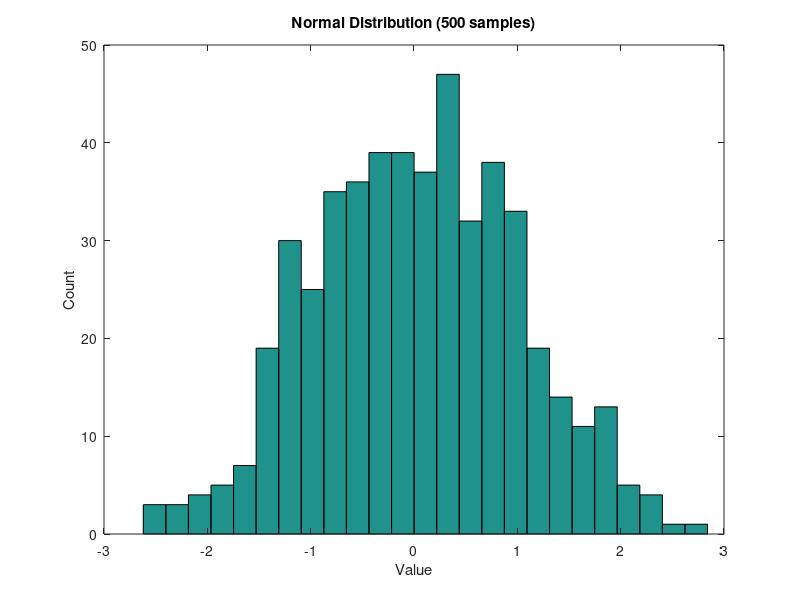

The MATLAB script that drew this image:
% Histogram — Distribution of random data
% Generate normally-distributed samples and visualize with hist().
clear
close all

data = randn(1, 500);
figure
hist(data, 25)
title('Normal Distribution (500 samples)')
xlabel('Value')
ylabel('Count')
